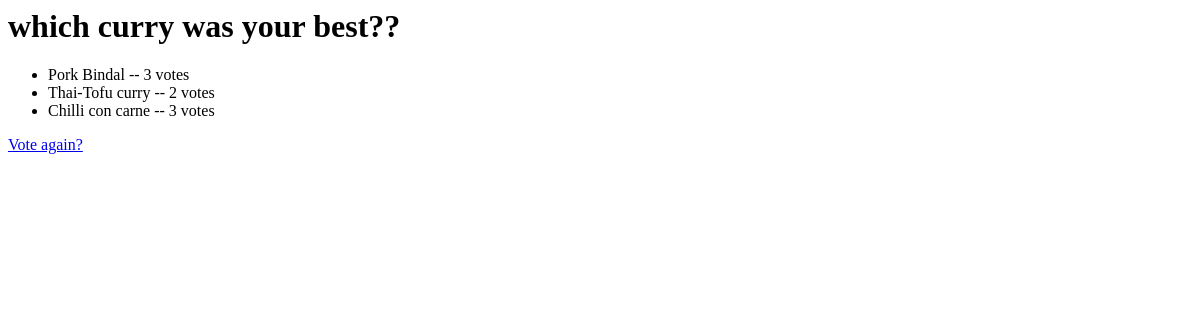
The page /polls/2/results/ on the database as committed earlier.
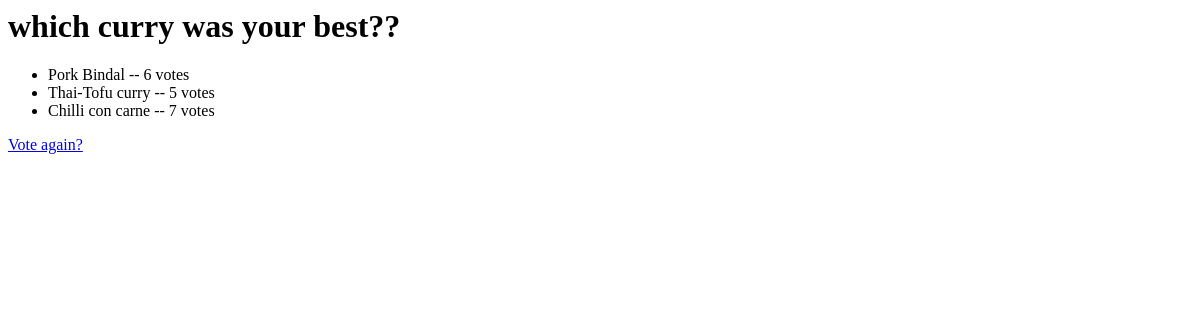
The same page on the database as committed later.
### polls/models.py (models this page shows, shortened)
@python_2_unicode_compatible
class Question (models.Model):
  question_text = models.CharField(max_length=200)
  pub_date = models.DateTimeField('date published')

@python_2_unicode_compatible
class Choice(models.Model):
  question = models.ForeignKey(Question, on_delete=models.CASCADE)
  choice_text = models.CharField(max_length=200)
  votes = models.IntegerField(default=0)

### polls/views.py (the view)
# urls.py: url(r'^(?P<pk>[0-9]+)/results/$', views.ResultsView.as_view(), name='results'),
class ResultsView(generic.DetailView):
    model = Question
    template_name = 'polls/results.html'

### mysite0/polls/templates/polls/results.html
<h1>{{ question.question_text }}</h1>
<ul>
{% for choice in question.choice_set.all %}
  <li>{{ choice.choice_text }} -- {{ choice.votes }} vote{{ choice.votes|pluralize }}</li>
{% endfor %}
</ul>
<a href="{% url 'polls:detail' question.id %}">Vote again?</a>

Rows that differ between the two databases and show on the page:
changed Choice "Pork Bindal": votes "3" → "6"
changed Choice "Thai-Tofu curry": votes "2" → "5"
changed Choice "Chilli con carne": votes "3" → "7"
